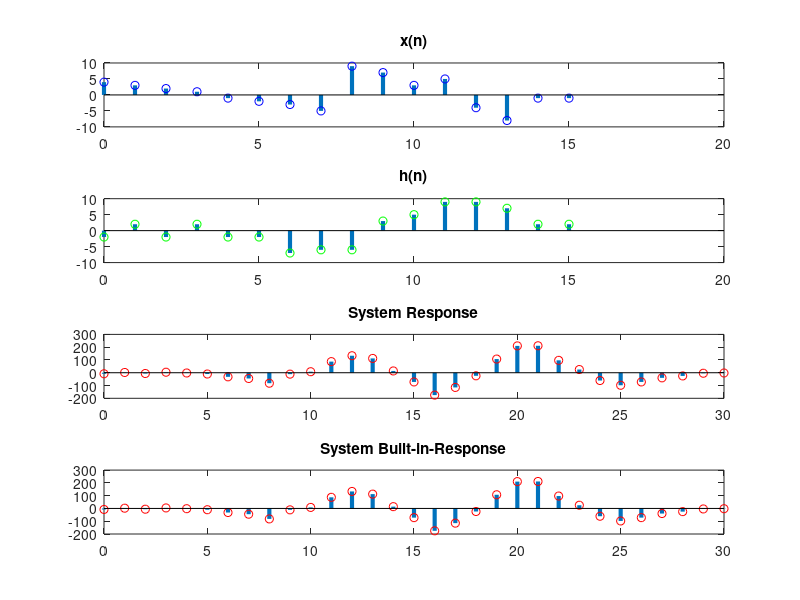

Here is the MATLAB script that generated this plot:
clear all;
close all;
n1=0:1:15;
x=[4 3 2 1 -1 -2 -3 -5  9 7 3 5 -4 -8 -1 -1];
h=[-2 2 -2 2 -2 -2 -7 -6 -6 3 5 9 9 7 2 2];
n2=0:1:15;
X=[x, zeros(1, length(h))];
H=[h,zeros(1, length(x))];
Y=zeros(1,length(x)+length(h)-1);
for i=1:length(x)+length(h)-1
    for j=1:length(x)
        if(i-j+1>0)
            Y(i)=Y(i)+X(j)*H(i-j+1);
        end
    end
end
n3=min(n1)+min(n2);
 n4=max(n1)+max(n2);
r=n3:1:n4;
Y
W=conv(x,h)
subplot(411)
stem(n1,x,'lineWidth',3,'LineStyle','-','Marker','o','MarkerEdgecolor','blue');
title('x(n)')
subplot(412)
stem(n2,h,'lineWidth',3,'LineStyle','-','Marker','o','MarkerEdgecolor','green')
title('h(n)')
subplot(413)
stem(r,Y,'lineWidth',3,'LineStyle','-','Marker','o','MarkerEdgecolor','red')
title('System Response')
subplot(414)
stem(r,W,'lineWidth',3,'LineStyle','-','Marker','o','MarkerEdgecolor','red')
title('System Built-in-Response')
